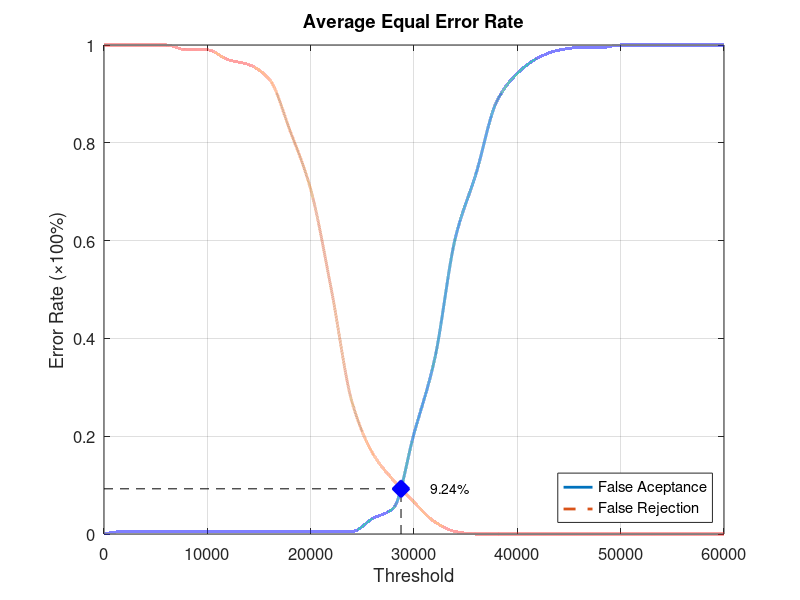
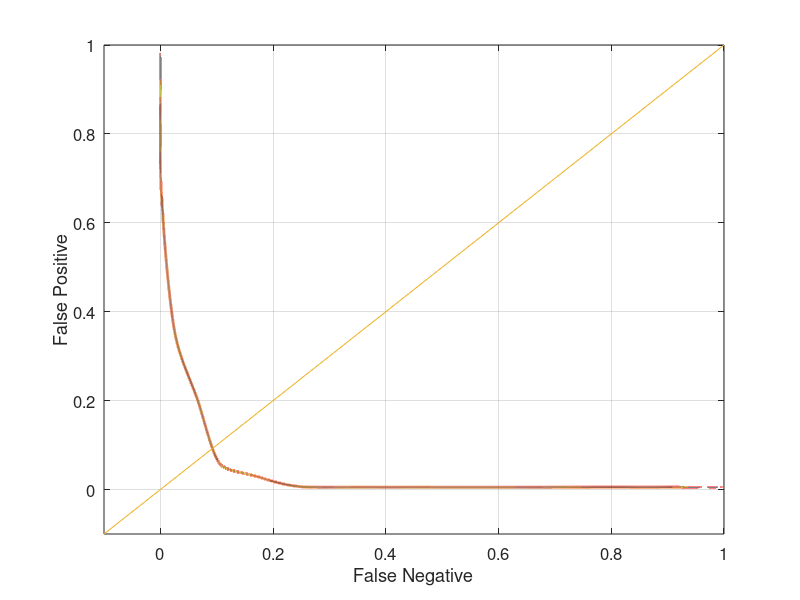

MATLAB code for these plots, in order:
function yEER = Database4_3
close all;
clear;
clc;
x = 0:2000:60000;
xq = 0:0.5:60000;

y0 = [0 0.00526316 0.00526316 0.00526316 0.00526316 0.00526316 0.00526316 0.00526316 0.00526316 0.00526316 0.00526316 0.00526316 0.00526316 0.0315789 0.0526316 0.205263 0.357895 0.605263 0.736842 0.884211 0.942105 0.973684 0.989474 0.994737 0.994737 1 1 1 1 1 1];
yy0 = interp1(x, y0, xq, 'pchip');
y1 = [1 1 1 1 0.99 0.99 0.97 0.96 0.93 0.825 0.705 0.5 0.27 0.165 0.11 0.065 0.025 0.005 0 0 0 0 0 0 0 0 0 0 0 0 0];
yy1 = interp1(x, y1, xq, 'pchip');

% Calculating EER: 
y2 = abs(y0 - y1);
find(y2 == min(y2))
yy2 = abs(yy0 - yy1);
xEER = find(yy2 == min(yy2));
xEERIndex = xq(xEER) % X-axis EER
yEER = yy0(xEER) % Y-axis EER

main = figure
plot(xq, yy0,'-','LineWidth', 2);	hold on
plot(xq, yy1,'--','LineWidth', 2);	hold on
plot([xEERIndex xEERIndex], [0 yEER], 'k--');	hold on
plot([0 xEERIndex], [yEER yEER], 'k--');	hold on
plot(xEERIndex, yEER, 'bx', 'LineWidth', 10);	hold on
text(xEERIndex + 10 * xEERIndex / 100, yEER, [num2str(round((10000 * yEER)) / 100) '%'])
legend('False Aceptance', 'False Rejection', 'Location', 'SouthEast')
xlabel('Threshold')
ylabel('Error Rate (\times100%)')
title('Average Equal Error Rate')
set(gca, 'FontSize', 12)
axis([0 60000 0 1])
grid on

print(main, 'Database4_3Main', '-dpng');
FNRxFPR = figure('Color', [1 1 1]);
plot(yy1, yy0, '-', yy1, yy0, 'LineWidth', 2);
hold on
y = -0.1:0.1:1
plot(y, y); 
set(gca, 'FontSize', 12)
xlabel('False Negative')
ylabel('False Positive')
axis([-0.1 1 -0.1 1])
set(gca, 'FontSize', 12)
grid on

print(FNRxFPR, 'Database4_3FNRxFPR','-dpng');
end
